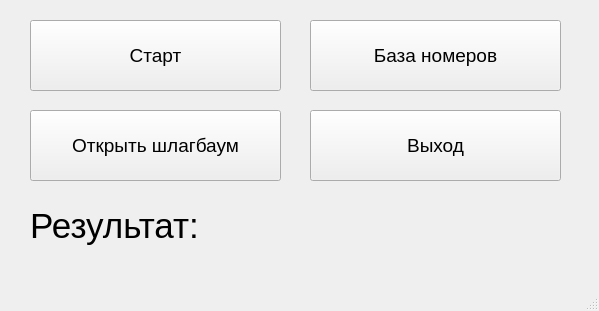
<?xml version="1.0" encoding="UTF-8"?>
<ui version="4.0">
 <class>MainWindow</class>
 <widget class="QMainWindow" name="MainWindow">
  <property name="geometry">
   <rect>
    <x>0</x>
    <y>0</y>
    <width>599</width>
    <height>311</height>
   </rect>
  </property>
  <property name="windowTitle">
   <string>Gos_Znak</string>
  </property>
  <widget class="QWidget" name="centralwidget">
   <widget class="QPushButton" name="NSD">
    <property name="geometry">
     <rect>
      <x>30</x>
      <y>110</y>
      <width>251</width>
      <height>71</height>
     </rect>
    </property>
    <property name="font">
     <font>
      <pointsize>14</pointsize>
     </font>
    </property>
    <property name="text">
     <string>Открыть шлагбаум</string>
    </property>
   </widget>
   <widget class="QPushButton" name="Start">
    <property name="geometry">
     <rect>
      <x>30</x>
      <y>20</y>
      <width>251</width>
      <height>71</height>
     </rect>
    </property>
    <property name="font">
     <font>
      <pointsize>14</pointsize>
     </font>
    </property>
    <property name="text">
     <string>Старт</string>
    </property>
   </widget>
   <widget class="QPushButton" name="Excel">
    <property name="geometry">
     <rect>
      <x>310</x>
      <y>20</y>
      <width>251</width>
      <height>71</height>
     </rect>
    </property>
    <property name="font">
     <font>
      <pointsize>14</pointsize>
     </font>
    </property>
    <property name="text">
     <string>База номеров</string>
    </property>
   </widget>
   <widget class="QPushButton" name="Exit">
    <property name="geometry">
     <rect>
      <x>310</x>
      <y>110</y>
      <width>251</width>
      <height>71</height>
     </rect>
    </property>
    <property name="font">
     <font>
      <pointsize>14</pointsize>
     </font>
    </property>
    <property name="text">
     <string>Выход</string>
    </property>
   </widget>
   <widget class="QLabel" name="label">
    <property name="geometry">
     <rect>
      <x>30</x>
      <y>200</y>
      <width>181</width>
      <height>51</height>
     </rect>
    </property>
    <property name="font">
     <font>
      <pointsize>26</pointsize>
     </font>
    </property>
    <property name="text">
     <string>Результат:</string>
    </property>
   </widget>
   <widget class="QLabel" name="label_2">
    <property name="geometry">
     <rect>
      <x>220</x>
      <y>200</y>
      <width>341</width>
      <height>51</height>
     </rect>
    </property>
    <property name="font">
     <font>
      <pointsize>26</pointsize>
     </font>
    </property>
    <property name="text">
     <string/>
    </property>
   </widget>
  </widget>
  <widget class="QMenuBar" name="menubar">
   <property name="geometry">
    <rect>
     <x>0</x>
     <y>0</y>
     <width>599</width>
     <height>21</height>
    </rect>
   </property>
  </widget>
  <widget class="QStatusBar" name="statusbar"/>
 </widget>
 <resources/>
 <connections/>
</ui>
